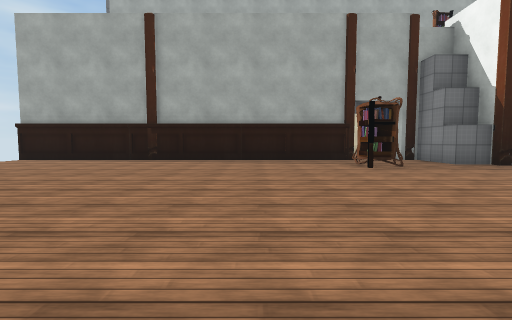
View 1 (above)

13 first-person views from a walk through a scene from a Unity 3-D project. The camera is 1.2 m above the floor, tilts 4° down and sees 85° across. The floor is counted in squares, 2 m on a side. Each view is taken from the middle of a square. On the plan, view 1 faces up. The plan holds only what a view shows up to about 9 squares ahead; the rest is blank. The place goes on beyond the plan. The player character is not drawn. Some animated figures are left out. Door leaves are left out, so doorways stand open. Some surface patterns are stand-ins.

View 2
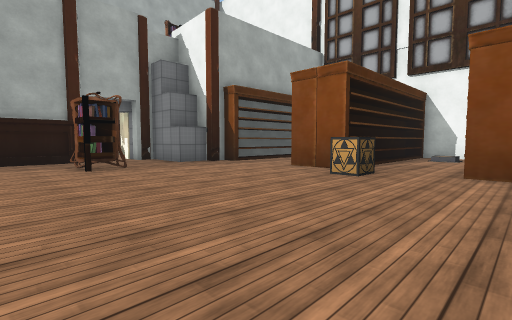

View 3
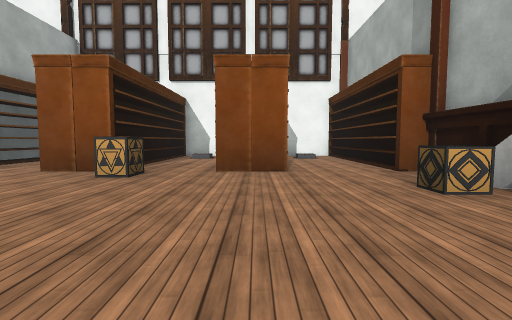

View 4
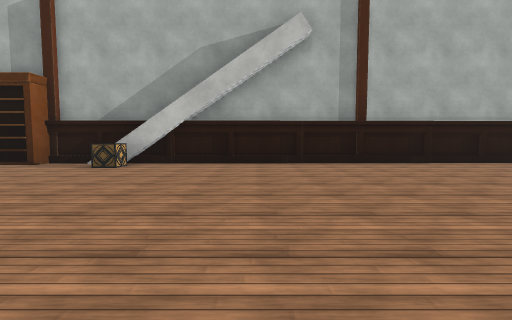

View 5
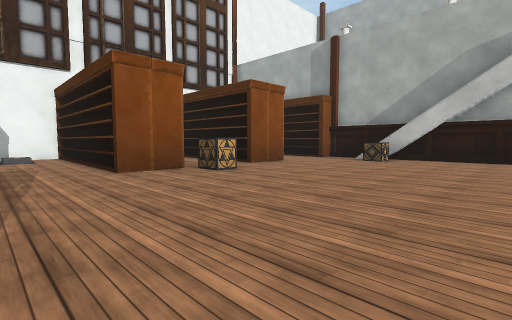

View 6
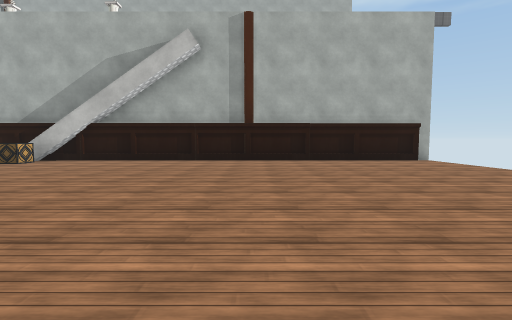

View 7
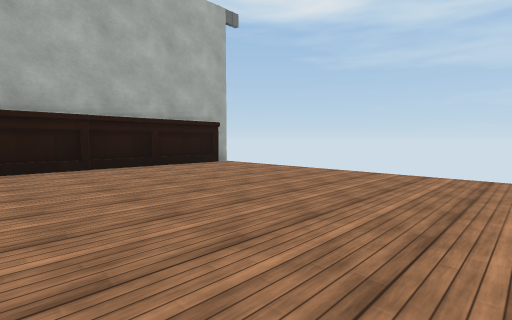

View 8
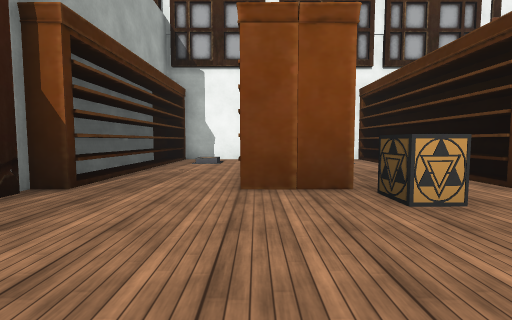

View 9
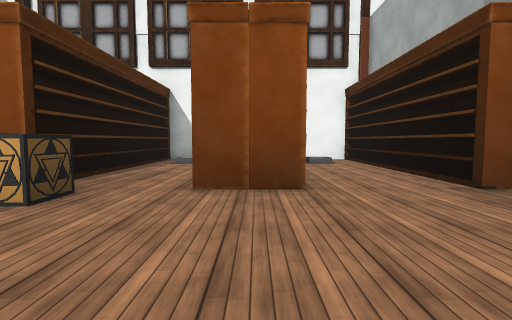

View 10
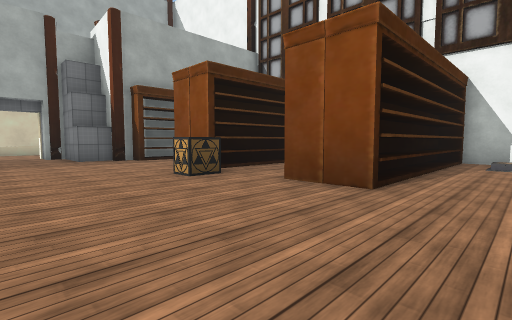

View 11
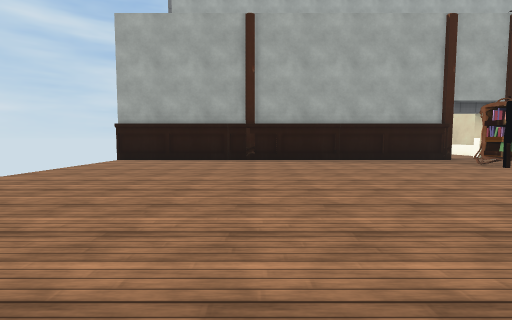

View 12
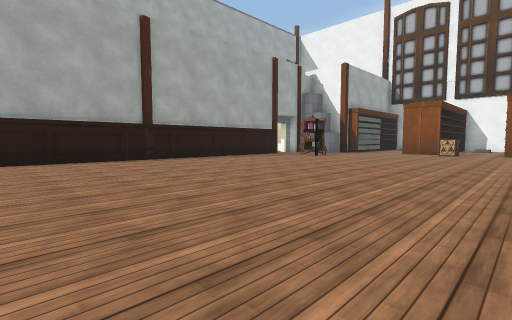

View 13
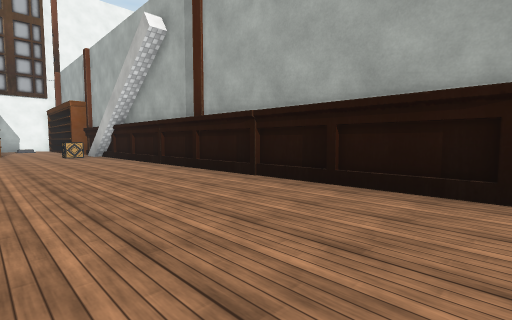

### Floor plan
Points are (right, up) in squares from view 1. A wall is a line through its corners. A room is listed if a view was taken in it or the views show most of it. See-through windows are left out.
Room 1 (views 1, 2, 3, 4, 5, 6, 7, 8, 9, 10, 11, 12, 13)
walls: (3.1, -3) (4.5, -3); (7.1, 0.2) (11.9, 0.2) (11.9, 3.3) (6.9, 3.3); (3.1, 8.6) (-7.3, 8.6); (6, 7) (5, 7) (5, 8.6); (8.1, 3.6) (11.5, 3.6); (6.9, -3.4) (11.9, -3.3) (11.9, -0.2) (7.8, -0.1); (10.3, 0.7) (12, 0.7); (-7.3, -3.5) (6.4, -3.4) (6.4, -2.8) (11.9, -2.8); (12, 2.7) (6.4, 2.8) (6.4, 4.2) (11.9, 4.1) (11.9, 6.8) (7.3, 6.8); (12, -0.7) (6.4, -0.6) (6.4, 0.8) (7.2, 0.8); (12, 6.2) (6.4, 6.3) (6.4, 6.8) (5.8, 6.7)
ways out: opening at (4, 9)
objects: other object (3, 6); other object (4, -2); other object (6, 2)

Where each view was taken, in squares from view 1:
view 1: 0 up, 0 right, facing up
view 2: 0 up, 1 right, facing up-right
view 3: 0 up, 1 right, facing right
view 4: 4 up, 1 right, facing down
view 5: 6 up, 1 right, facing down-right
view 6: 5 up, 2 left, facing down
view 7: 3 up, 2 left, facing down-left
view 8: 4 up, 3 right, facing right
view 9: 0 up, 3 right, facing right
view 10: 2 down, 3 right, facing up-right
view 11: 0 up, 3 left, facing up
view 12: 0 up, 7 left, facing up-right
view 13: 0 up, 7 left, facing down-right
